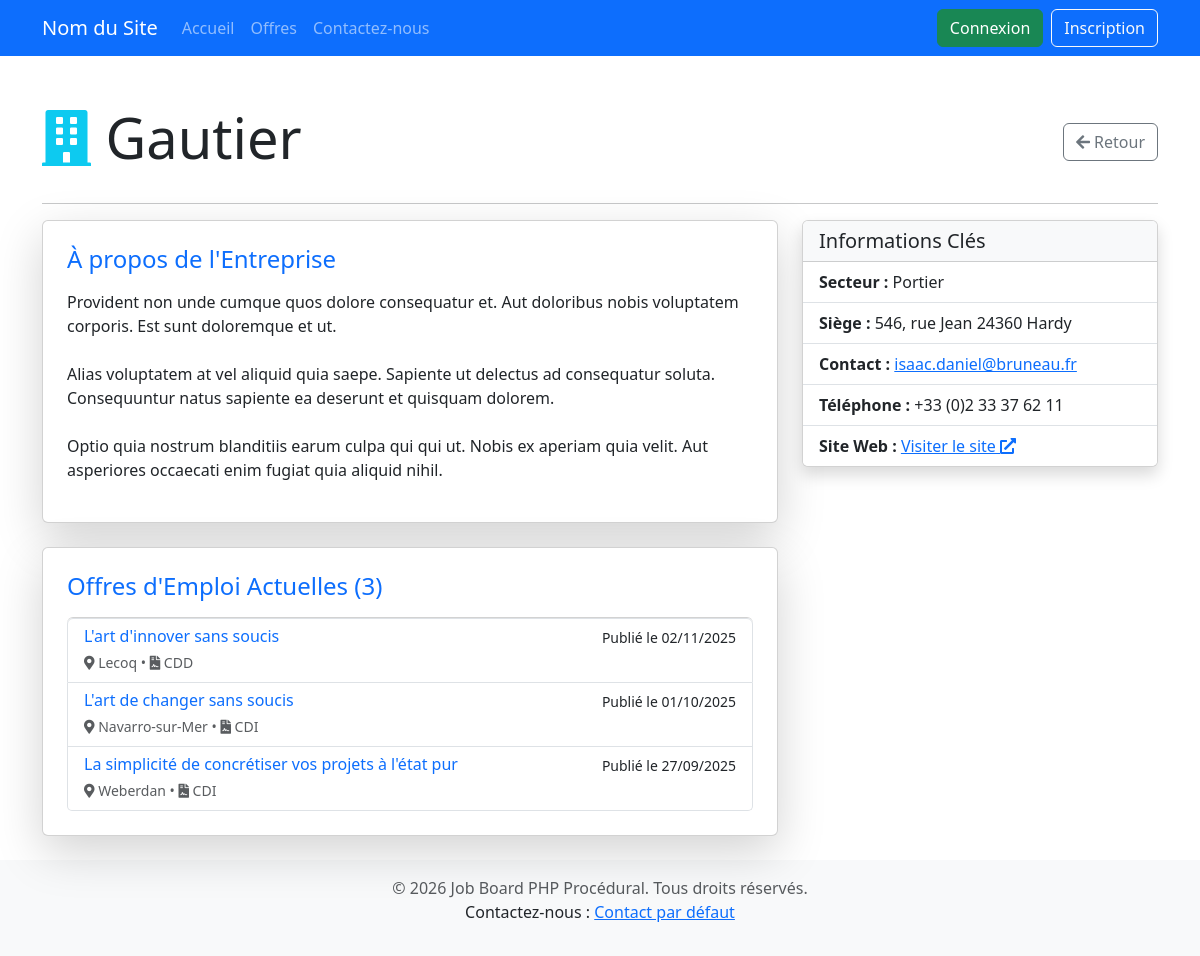
The app's page /index.php?page=public_company_profile&id=36 with its own data.
### tables this page shows
CREATE TABLE `profils_entreprise` (
  `employeur_id` int(11) NOT NULL,
  `description` text DEFAULT NULL,
  `secteur_activite` varchar(100) DEFAULT NULL,
  `adresse_siege` varchar(255) DEFAULT NULL,
  `telephone` varchar(20) DEFAULT NULL,
  `site_web` varchar(255) DEFAULT NULL
);

CREATE TABLE `offres_emploi` (
  `id` int(11) NOT NULL,
  `employeur_id` int(11) NOT NULL,
  `titre` varchar(255) NOT NULL,
  `description` text NOT NULL,
  `lieu` varchar(100) NOT NULL,
  `salaire` varchar(100) DEFAULT NULL,
  `type_contrat` enum('CDI','CDD','Intérim','Stage','Freelance') NOT NULL DEFAULT 'CDI',
  `date_publication` datetime NOT NULL DEFAULT current_timestamp(),
  `est_actif` tinyint(1) NOT NULL DEFAULT 1
);

### includes/functions.php (called while the page is built, shortened)
<?php
function get_public_company_profile($pdo, $employeur_id) {
    $sql_user = "SELECT nom, email FROM utilisateurs WHERE id = ? AND role = 'employeur'";
    $stmt_user = $pdo->prepare($sql_user);
    $stmt_user->execute([$employeur_id]);
    $user_data = $stmt_user->fetch(PDO::FETCH_ASSOC);
    $sql_profile = "SELECT description, secteur_activite, adresse_siege, telephone, site_web
                    FROM profils_entreprise
                    WHERE employeur_id = ?";
    $stmt_profile = $pdo->prepare($sql_profile);
    $stmt_profile->execute([$employeur_id]);
    $profile_data = $stmt_profile->fetch(PDO::FETCH_ASSOC);
    $merged_data = array_merge($user_data, $profile_data ?: [
        'description' => 'Pas de description fournie pour le moment.',
        'secteur_activite' => 'Non spécifié',
        'adresse_siege' => 'Non spécifié',
        'telephone' => 'Non spécifié',
        'site_web' => ''
    ]);
    $merged_data['id'] = $employeur_id;
    return $merged_data;
}
function get_jobs_by_employer($pdo, $employeur_id) {
    $sql = "SELECT
                id,
                titre,
                lieu,
                type_contrat,
                date_publication
            FROM offres_emploi
            WHERE employeur_id = ?
            AND est_actif = 1
            ORDER BY date_publication DESC";
    try {
        $stmt = $pdo->prepare($sql);
        $stmt->execute([$employeur_id]);
        return $stmt->fetchAll(PDO::FETCH_ASSOC);
    } catch (PDOException $e) {
        error_log("DB Error fetching active jobs by employer ID $employeur_id: " . $e->getMessage());
        return [];
    }
}
?>

### views/public_company_profile.php (the view, shortened to what this page needs)
<?php
global $pdo;
$employeur_id = (int)($_GET['id'] ?? 0);
$company = get_public_company_profile($pdo, $employeur_id);
$active_jobs = get_jobs_by_employer($pdo, $employeur_id);
?>
<div class="container mt-5">
    <div class="row">
        <div class="col-lg-12">
            <header class="mb-4 d-flex justify-content-between align-items-center">
                <h1 class="display-4"><i class="fas fa-building text-info"></i> <?php echo htmlspecialchars($company['nom']); ?></h1>
                <a href="javascript:history.back()" class="btn btn-outline-secondary">
                    <i class="fas fa-arrow-left"></i> Retour
                </a>
            </header>
            <hr>
        </div>
    </div>
    <div class="row">
        <div class="col-md-8 mb-4">
            <div class="card shadow-lg p-4">
                <h2 class="h4 mb-3 text-primary">À propos de l'Entreprise</h2>
                <p><?php echo nl2br(htmlspecialchars($company['description'])); ?></p>
            </div>
            <div class="card shadow-lg p-4 mt-4">
                <h2 class="h4 mb-3 text-primary">Offres d'Emploi Actuelles (<?php echo count($active_jobs); ?>)</h2>
                <?php if (empty($active_jobs)): ?>
                    <p class="text-muted">
                        <i class="fas fa-exclamation-circle"></i> Cette entreprise n'a actuellement aucune offre d'emploi active.
                    </p>
                <?php else: ?>
                    <div class="list-group">
                        <?php foreach ($active_jobs as $job): ?>
                            <a href="index.php?page=job_details&id=<?php echo $job['id']; ?>" class="list-group-item list-group-item-action d-flex justify-content-between align-items-start">
                                <div>
                                    <h6 class="mb-1 text-primary"><?php echo htmlspecialchars($job['titre']); ?></h6>
                                    <small class="text-muted">
                                        <i class="fas fa-map-marker-alt"></i> <?php echo htmlspecialchars($job['lieu']); ?> &bull;
                                        <i class="fas fa-file-contract"></i> <?php echo htmlspecialchars($job['type_contrat']); ?>
                                    </small>
                                </div>
                                <small class="text-nowrap ms-3">Publié le <?php echo date('d/m/Y', strtotime($job['date_publication'])); ?></small>
                            </a>
                        <?php endforeach; ?>
                    </div>
                <?php endif; ?>
            </div>
        </div>
        <div class="col-md-4 mb-4">
            <div class="card shadow">
                <div class="card-header bg-light">
                    <h5 class="mb-0">Informations Clés</h5>
                </div>
                <ul class="list-group list-group-flush">
                    <li class="list-group-item">
                        <strong>Secteur :</strong> <?php echo htmlspecialchars($company['secteur_activite']); ?>
                    </li>
                    <li class="list-group-item">
                        <strong>Siège :</strong> <?php echo htmlspecialchars($company['adresse_siege']); ?>
                    </li>
                    <li class="list-group-item">
                        <strong>Contact :</strong> <a href="mailto:<?php echo htmlspecialchars($company['email']); ?>"><?php echo htmlspecialchars($company['email']); ?></a>
                    </li>
                    <li class="list-group-item">
                        <strong>Téléphone :</strong> <?php echo htmlspecialchars($company['telephone']); ?>
                    </li>
                    <?php if (!empty($company['site_web'])): ?>
                    <li class="list-group-item">
                        <strong>Site Web :</strong> <a href="<?php echo htmlspecialchars($company['site_web']); ?>" target="_blank" rel="noopener noreferrer">Visiter le site <i class="fas fa-external-link-alt"></i></a>
                    </li>
                    <?php endif; ?>
                </ul>
            </div>
        </div>
    </div>
</div>

### views/header.php (style rules this page uses)
body { padding-top: 56px; }

### records on screen
profils_entreprise: description "Provident non unde cumque quos dolore consequatur et. Aut doloribus nobis voluptatem corporis. Est sunt doloremque et ut. Alias voluptatem at vel aliquid quia saepe. Sapiente ut delectus ad consequatur soluta. Consequuntur natus sapiente ea deserunt et quisquam dolorem. Optio quia nostrum blanditiis earum culpa qui qui ut. Nobis ex aperiam quia velit. Aut asperiores occaecati enim fugiat quia aliquid nihil.", secteur_activite "Portier", adresse_siege "546, rue Jean 24360 Hardy", telephone "+33 (0)2 33 37 62 11"
offres_emploi: titre "L'art d'innover sans soucis", lieu "Lecoq", type_contrat "CDD", date_publication "02/11/2025"
offres_emploi: titre "L'art de changer sans soucis", lieu "Navarro-sur-Mer", type_contrat "CDI", date_publication "01/10/2025"
offres_emploi: titre "La simplicité de concrétiser vos projets à l'état pur", lieu "Weberdan", type_contrat "CDI", date_publication "27/09/2025"

### other values on screen
$GLOBALS['settings']['site_name'] "Nom du Site"
$company['nom'] "Gautier"
count($active_jobs) "3"
$company['email'] "isaac.daniel@bruneau.fr"
$GLOBALS['settings']['contact_email'] "Contact par défaut"
